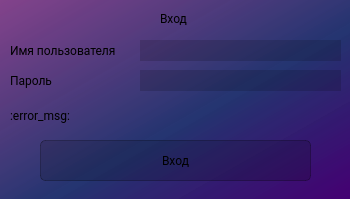
<?xml version="1.0" encoding="UTF-8"?>
<ui version="4.0">
 <class>Dialog</class>
 <widget class="QDialog" name="Dialog">
  <property name="geometry">
   <rect>
    <x>0</x>
    <y>0</y>
    <width>350</width>
    <height>199</height>
   </rect>
  </property>
  <property name="maximumSize">
   <size>
    <width>350</width>
    <height>200</height>
   </size>
  </property>
  <property name="windowTitle">
   <string>Dialog</string>
  </property>
  <property name="styleSheet">
   <string notr="true">background-color: qlineargradient(spread:pad, x1:1, y1:1, x2:0, y2:0, stop:0 rgba(81, 0, 135, 255), stop:0.427447 rgba(41, 61, 132, 235), stop:1 rgba(155, 79, 165, 255));
font-family: Roboto;</string>
  </property>
  <widget class="QFrame" name="mainframe">
   <property name="geometry">
    <rect>
     <x>0</x>
     <y>0</y>
     <width>351</width>
     <height>201</height>
    </rect>
   </property>
   <property name="styleSheet">
    <string notr="true">background-color: rgba(0,0,0, 40);
border: none;
</string>
   </property>
   <property name="frameShape">
    <enum>QFrame::Shape::StyledPanel</enum>
   </property>
   <property name="frameShadow">
    <enum>QFrame::Shadow::Raised</enum>
   </property>
   <widget class="QLabel" name="main_label">
    <property name="geometry">
     <rect>
      <x>160</x>
      <y>10</y>
      <width>31</width>
      <height>16</height>
     </rect>
    </property>
    <property name="styleSheet">
     <string notr="true">background-color: none;
border: none;
</string>
    </property>
    <property name="text">
     <string>Вход</string>
    </property>
   </widget>
   <widget class="QLabel" name="username_label">
    <property name="geometry">
     <rect>
      <x>10</x>
      <y>40</y>
      <width>111</width>
      <height>20</height>
     </rect>
    </property>
    <property name="styleSheet">
     <string notr="true">background-color: none;</string>
    </property>
    <property name="text">
     <string>Имя пользователя</string>
    </property>
   </widget>
   <widget class="QLabel" name="pass_lab">
    <property name="geometry">
     <rect>
      <x>10</x>
      <y>70</y>
      <width>111</width>
      <height>20</height>
     </rect>
    </property>
    <property name="styleSheet">
     <string notr="true">background-color: none;</string>
    </property>
    <property name="text">
     <string>Пароль</string>
    </property>
   </widget>
   <widget class="QLabel" name="error_msg">
    <property name="geometry">
     <rect>
      <x>10</x>
      <y>100</y>
      <width>331</width>
      <height>31</height>
     </rect>
    </property>
    <property name="styleSheet">
     <string notr="true">background-color: none;</string>
    </property>
    <property name="text">
     <string>:error_msg:</string>
    </property>
   </widget>
   <widget class="QPushButton" name="confim_button">
    <property name="geometry">
     <rect>
      <x>40</x>
      <y>140</y>
      <width>271</width>
      <height>41</height>
     </rect>
    </property>
    <property name="styleSheet">
     <string notr="true">QPushButton {
background-color: rgba(0,0,0, 40);
border: 1px  solid rgba(0,0,0,70);
border-radius: 5px;
height: 50px;
}

QPushButton:hover {
background-color: rgba(255,255,255,50);
}

QPushButton:pressed {
background-color:  rgba(255,255,255,80);
}</string>
    </property>
    <property name="text">
     <string>Вход</string>
    </property>
   </widget>
   <widget class="QLineEdit" name="pass_input">
    <property name="geometry">
     <rect>
      <x>140</x>
      <y>70</y>
      <width>201</width>
      <height>21</height>
     </rect>
    </property>
    <property name="echoMode">
     <enum>QLineEdit::EchoMode::Password</enum>
    </property>
   </widget>
   <widget class="QLineEdit" name="username_input">
    <property name="geometry">
     <rect>
      <x>140</x>
      <y>40</y>
      <width>201</width>
      <height>21</height>
     </rect>
    </property>
    <property name="echoMode">
     <enum>QLineEdit::EchoMode::Password</enum>
    </property>
   </widget>
  </widget>
 </widget>
 <resources/>
 <connections/>
</ui>
